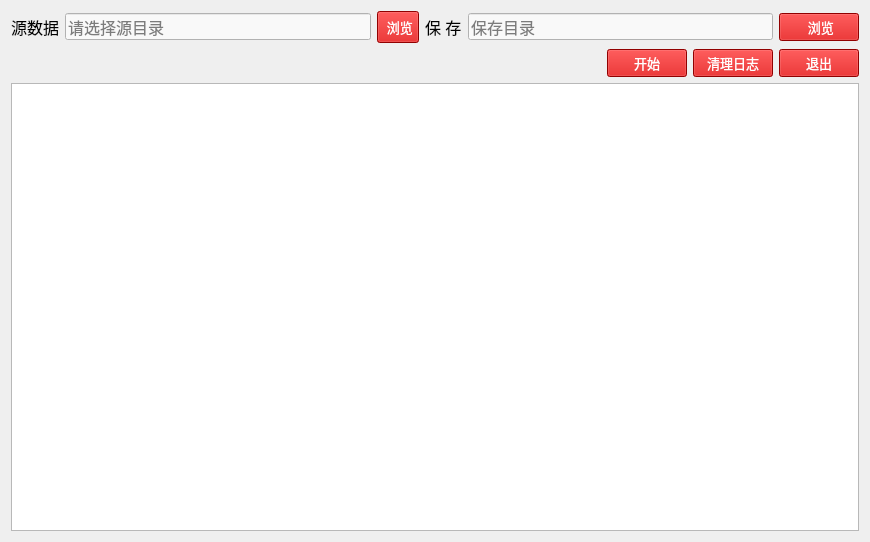
<?xml version="1.0" encoding="UTF-8"?>
<ui version="4.0">
 <class>app</class>
 <widget class="QWidget" name="app">
  <property name="geometry">
   <rect>
    <x>0</x>
    <y>0</y>
    <width>870</width>
    <height>542</height>
   </rect>
  </property>
  <property name="font">
   <font>
    <pointsize>10</pointsize>
   </font>
  </property>
  <property name="windowTitle">
   <string>产品报表</string>
  </property>
  <layout class="QVBoxLayout" name="verticalLayout">
   <item>
    <layout class="QHBoxLayout" name="horizontalLayout">
     <item>
      <widget class="QLabel" name="src_label">
       <property name="font">
        <font>
         <pointsize>12</pointsize>
         <bold>false</bold>
        </font>
       </property>
       <property name="text">
        <string>源数据</string>
       </property>
       <property name="textFormat">
        <enum>Qt::TextFormat::AutoText</enum>
       </property>
       <property name="alignment">
        <set>Qt::AlignmentFlag::AlignCenter</set>
       </property>
      </widget>
     </item>
     <item>
      <widget class="QLineEdit" name="src_dir">
       <property name="font">
        <font>
         <family>Microsoft YaHei UI</family>
         <pointsize>12</pointsize>
         <italic>false</italic>
         <bold>false</bold>
        </font>
       </property>
       <property name="toolTip">
        <string>选择源目录</string>
       </property>
       <property name="whatsThis">
        <string>&lt;html&gt;&lt;head/&gt;&lt;body&gt;&lt;p&gt;&lt;br/&gt;&lt;/p&gt;&lt;/body&gt;&lt;/html&gt;</string>
       </property>
       <property name="styleSheet">
        <string notr="true">background-color: rgb(249, 249, 249);
font: 12pt &quot;Microsoft YaHei UI&quot;;</string>
       </property>
       <property name="text">
        <string extracomment="选择源目录"/>
       </property>
       <property name="placeholderText">
        <string>请选择源目录</string>
       </property>
      </widget>
     </item>
     <item>
      <widget class="QPushButton" name="srcbtn">
       <property name="cursor">
        <cursorShape>PointingHandCursor</cursorShape>
       </property>
       <property name="styleSheet">
        <string notr="true">background-color: rgb(203, 0, 0);
border-color: rgb(255, 255, 127);
font: 11pt &quot;Microsoft YaHei UI&quot;;
color: rgb(255, 255, 255);
padding: 5px 5px;</string>
       </property>
       <property name="text">
        <string> 浏览</string>
       </property>
       <property name="icon">
        <iconset theme="QIcon::ThemeIcon::FolderOpen"/>
       </property>
       <property name="iconSize">
        <size>
         <width>12</width>
         <height>12</height>
        </size>
       </property>
      </widget>
     </item>
     <item>
      <widget class="QLabel" name="save_label">
       <property name="font">
        <font>
         <pointsize>12</pointsize>
        </font>
       </property>
       <property name="text">
        <string>保 存</string>
       </property>
      </widget>
     </item>
     <item>
      <widget class="QLineEdit" name="save_dir">
       <property name="font">
        <font>
         <family>Microsoft YaHei UI</family>
         <pointsize>12</pointsize>
         <italic>false</italic>
         <bold>false</bold>
        </font>
       </property>
       <property name="toolTip">
        <string>&lt;html&gt;&lt;head/&gt;&lt;body&gt;&lt;p&gt;保存目录，默认源目录位置&lt;/p&gt;&lt;/body&gt;&lt;/html&gt;</string>
       </property>
       <property name="whatsThis">
        <string>&lt;html&gt;&lt;head/&gt;&lt;body&gt;&lt;p&gt;&lt;br/&gt;&lt;/p&gt;&lt;/body&gt;&lt;/html&gt;</string>
       </property>
       <property name="styleSheet">
        <string notr="true">background-color: rgb(249, 249, 249);
font: 12pt &quot;Microsoft YaHei UI&quot;;</string>
       </property>
       <property name="text">
        <string extracomment="选择源目录"/>
       </property>
       <property name="placeholderText">
        <string>保存目录</string>
       </property>
      </widget>
     </item>
     <item>
      <widget class="QPushButton" name="dstbtn">
       <property name="cursor">
        <cursorShape>PointingHandCursor</cursorShape>
       </property>
       <property name="styleSheet">
        <string notr="true">background-color: rgb(203, 0, 0);
border-color: rgb(255, 255, 127);
font: 11pt &quot;Microsoft YaHei UI&quot;;
color: rgb(255, 255, 255);</string>
       </property>
       <property name="text">
        <string> 浏览</string>
       </property>
       <property name="icon">
        <iconset theme="QIcon::ThemeIcon::FolderOpen"/>
       </property>
       <property name="iconSize">
        <size>
         <width>12</width>
         <height>12</height>
        </size>
       </property>
      </widget>
     </item>
    </layout>
   </item>
   <item>
    <layout class="QHBoxLayout" name="horizontalLayout_2">
     <item>
      <spacer name="horizontalSpacer">
       <property name="orientation">
        <enum>Qt::Orientation::Horizontal</enum>
       </property>
       <property name="sizeHint" stdset="0">
        <size>
         <width>40</width>
         <height>20</height>
        </size>
       </property>
      </spacer>
     </item>
     <item>
      <widget class="QPushButton" name="startbtn">
       <property name="cursor">
        <cursorShape>PointingHandCursor</cursorShape>
       </property>
       <property name="styleSheet">
        <string notr="true">background-color: rgb(203, 0, 0);
border-color: rgb(255, 255, 127);
font: 11pt &quot;Microsoft YaHei UI&quot;;
color: rgb(255, 255, 255);</string>
       </property>
       <property name="text">
        <string>开始</string>
       </property>
       <property name="iconSize">
        <size>
         <width>12</width>
         <height>12</height>
        </size>
       </property>
      </widget>
     </item>
     <item>
      <widget class="QPushButton" name="cleanbtn">
       <property name="cursor">
        <cursorShape>PointingHandCursor</cursorShape>
       </property>
       <property name="styleSheet">
        <string notr="true">background-color: rgb(203, 0, 0);
border-color: rgb(255, 255, 127);
font: 11pt &quot;Microsoft YaHei UI&quot;;
color: rgb(255, 255, 255);</string>
       </property>
       <property name="text">
        <string>清理日志</string>
       </property>
       <property name="iconSize">
        <size>
         <width>12</width>
         <height>12</height>
        </size>
       </property>
      </widget>
     </item>
     <item>
      <widget class="QPushButton" name="exitbtn">
       <property name="cursor">
        <cursorShape>PointingHandCursor</cursorShape>
       </property>
       <property name="styleSheet">
        <string notr="true">background-color: rgb(203, 0, 0);
border-color: rgb(255, 255, 127);
font: 11pt &quot;Microsoft YaHei UI&quot;;
color: rgb(255, 255, 255);</string>
       </property>
       <property name="text">
        <string>退出</string>
       </property>
       <property name="iconSize">
        <size>
         <width>12</width>
         <height>12</height>
        </size>
       </property>
      </widget>
     </item>
    </layout>
   </item>
   <item>
    <widget class="QPlainTextEdit" name="plainTextEdit">
     <property name="sizePolicy">
      <sizepolicy hsizetype="Expanding" vsizetype="Expanding">
       <horstretch>3</horstretch>
       <verstretch>3</verstretch>
      </sizepolicy>
     </property>
     <property name="font">
      <font>
       <pointsize>11</pointsize>
      </font>
     </property>
     <property name="readOnly">
      <bool>true</bool>
     </property>
    </widget>
   </item>
  </layout>
 </widget>
 <resources/>
 <connections>
  <connection>
   <sender>exitbtn</sender>
   <signal>clicked()</signal>
   <receiver>app</receiver>
   <slot>close()</slot>
   <hints>
    <hint type="sourcelabel">
     <x>663</x>
     <y>101</y>
    </hint>
    <hint type="destinationlabel">
     <x>739</x>
     <y>75</y>
    </hint>
   </hints>
  </connection>
 </connections>
 <slots>
  <slot>open_folder()</slot>
 </slots>
</ui>
